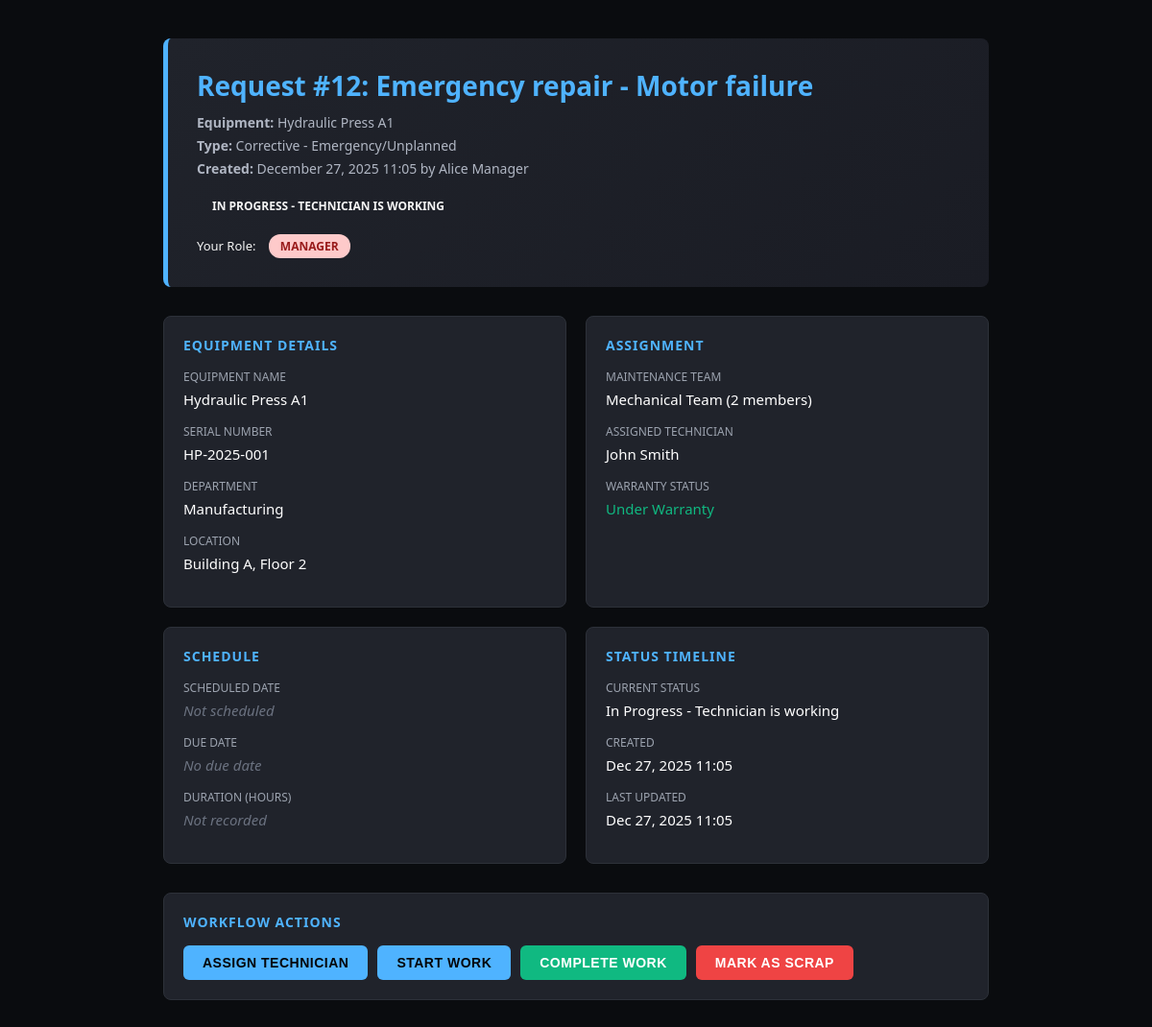
The app's page /maintenance/request/12/ (signed in) with its own data.
### maintenance/models.py (models this page shows, shortened)
class MaintenanceRequest(models.Model):
    REQUEST_TYPE_CHOICES = [
        ('Corrective', 'Corrective - Emergency/Unplanned'),
        ('Preventive', 'Preventive - Scheduled Maintenance'),
    ]
    STATUS_CHOICES = [
        ('New', 'New - Created, not yet assigned'),
        ('In Progress', 'In Progress - Technician is working'),
        ('Repaired', 'Repaired - Completed successfully'),
        ('Scrap', 'Scrap - Equipment marked for disposal'),
    ]
    subject = models.CharField(
        max_length=255,
        help_text="Brief description of the problem or maintenance task"
    )
    request_type = models.CharField(
        max_length=20,
        choices=REQUEST_TYPE_CHOICES,
        help_text="Type of maintenance request"
    )
    equipment = models.ForeignKey(
        Equipment,
        on_delete=models.CASCADE,
        related_name='maintenance_requests',
        help_text="Equipment requiring maintenance"
    )
    assigned_team = models.ForeignKey(
        MaintenanceTeam,
        on_delete=models.SET_NULL,
        null=True,
        blank=True,
        related_name='maintenance_requests',
        help_text="Team assigned to handle this request (auto-filled from equipment default)"
    )
    assigned_technician = models.ForeignKey(
        User,
        on_delete=models.SET_NULL,
        null=True,
        blank=True,
        related_name='assigned_maintenance_requests',
        help_text="Individual technician assigned to complete the work"
    )
    status = models.CharField(
        max_length=20,
        choices=STATUS_CHOICES,
        default='New',
        help_text="Current status of the maintenance request"
    )
    created_by = models.ForeignKey(
        User,
        on_delete=models.SET_NULL,
        null=True,
        blank=True,
        related_name='created_maintenance_requests',
        help_text="User who created this maintenance request"
    )
    scheduled_date = models.DateField(
        null=True,
        blank=True,
        help_text="Scheduled date for preventive maintenance"
    )
    due_date = models.DateField(
        null=True,
        blank=True,
        help_text="Target completion date"
    )
    duration = models.FloatField(
        null=True,
        blank=True,
        help_text="Estimated or actual duration in hours"
    )
    created_at = models.DateTimeField(auto_now_add=True, null=True, blank=True)
    updated_at = models.DateTimeField(auto_now=True)
    class Meta:
        verbose_name = "Maintenance Request"
        verbose_name_plural = "Maintenance Requests"
        ordering = ['-created_at']
        indexes = [
            models.Index(fields=['status']),
            models.Index(fields=['request_type']),
            models.Index(fields=['equipment']),
            models.Index(fields=['assigned_technician']),
            models.Index(fields=['scheduled_date']),
        ]
    @property
    def is_overdue(self):
        if not self.due_date:
            return False
        from datetime import date
        return date.today() > self.due_date and self.status != 'Repaired'

### equipment/models.py (models this page shows, shortened)
class Equipment(models.Model):
    name = models.CharField(
        max_length=150,
        help_text="Equipment name (e.g., 'Hydraulic Press A1', 'CNC Machine 3')"
    )
    serial_number = models.CharField(
        max_length=100,
        unique=True,
        help_text="Unique manufacturer serial number"
    )
    department = models.CharField(
        max_length=100,
        help_text="Department responsible for this equipment"
    )
    location = models.CharField(
        max_length=200,
        help_text="Physical location within facility (e.g., 'Building A, Floor 2, Section 3')"
    )
    assigned_employee = models.ForeignKey(
        User,
        on_delete=models.SET_NULL,
        null=True,
        blank=True,
        related_name='assigned_equipment',
        help_text="Primary employee responsible for this equipment"
    )
    default_maintenance_team = models.ForeignKey(
        MaintenanceTeam,
        on_delete=models.SET_NULL,
        null=True,
        blank=True,
        related_name='default_for_equipment',
        help_text="Default team for maintenance requests on this equipment"
    )
    default_technician = models.ForeignKey(
        User,
        on_delete=models.SET_NULL,
        null=True,
        blank=True,
        related_name='default_technician_for_equipment',
        help_text="Preferred technician for this equipment"
    )
    purchase_date = models.DateField(
        help_text="Date equipment was purchased"
    )
    warranty_expiry_date = models.DateField(
        null=True,
        blank=True,
        help_text="Date warranty expires"
    )
    is_scrapped = models.BooleanField(
        default=False,
        help_text="Whether equipment is logically scrapped (not deleted from system)"
    )
    created_at = models.DateTimeField(auto_now_add=True, null=True, blank=True)
    updated_at = models.DateTimeField(auto_now=True)
    class Meta:
        verbose_name = "Equipment"
        verbose_name_plural = "Equipment"
        ordering = ['name']
        indexes = [
            models.Index(fields=['serial_number']),
            models.Index(fields=['is_scrapped']),
        ]
    @property
    def is_under_warranty(self):
        if not self.warranty_expiry_date:
            return False
        from datetime import date
        return date.today() <= self.warranty_expiry_date

### teams/models.py (models this page shows, shortened)
class MaintenanceTeam(models.Model):
    name = models.CharField(
        max_length=100,
        unique=True,
        default='Unnamed Team',
        help_text="Unique team name (e.g., 'Hydraulics Team', 'Electrical Team')"
    )
    description = models.TextField(
        blank=True,
        null=True,
        help_text="Team specialization and responsibilities"
    )
    members = models.ManyToManyField(
        User,
        related_name='maintenance_teams',
        help_text="Team members eligible to be assigned as technicians"
    )
    created_at = models.DateTimeField(auto_now_add=True, null=True, blank=True)
    updated_at = models.DateTimeField(auto_now=True)
    class Meta:
        verbose_name = "Maintenance Team"
        verbose_name_plural = "Maintenance Teams"
        ordering = ['name']
    @property
    def member_count(self):
        return self.members.count()

### maintenance/views.py (the view)
# urls.py: path('request/<int:request_id>/', views.request_detail, name='request_detail'),
@login_required
@require_http_methods(["GET"])
def request_detail(request, request_id):
    try:
        maintenance_request = MaintenanceRequest.objects.get(id=request_id)
    except MaintenanceRequest.DoesNotExist:
        return render(request, 'maintenance/request_not_found.html', {
            'error': 'Request not found'
        }, status=404)
    actions = get_available_actions(maintenance_request, request.user)
    state = get_workflow_state(maintenance_request)
    user_role = PermissionChecker.get_user_role(request.user)
    context = {
        'request': maintenance_request,
        'actions': actions,
        'state': state,
        'user_role': user_role,
        'available_technicians': (
            maintenance_request.assigned_team.members.all()
            if maintenance_request.assigned_team else []
        )
    }
    return render(request, 'maintenance/request_detail.html', context)

### maintenance/templates/maintenance/request_detail.html (shortened to what this page needs)
<!DOCTYPE html>
<html lang="en">
<head>
    <link rel="stylesheet" href="/static/style.css">
    <link rel="stylesheet" href="/static/maintenance-form.css">
</head>
<body style="background: #0a0c0f;">
    <div class="request-detail">
        <div class="request-header">
            <h1>Request #{{ request.id }}: {{ request.subject }}</h1>
            <p><strong>Equipment:</strong> {{ request.equipment.name }}</p>
            <p><strong>Type:</strong> {{ request.get_request_type_display }}</p>
            <p><strong>Created:</strong> {{ request.created_at|date:"F d, Y H:i" }} by {{ request.created_by.get_full_name }}</p>
            <span class="request-status status-{{ request.status|lower|add:'-progress'|cut:' ' }}">
                {{ request.get_status_display }}
            </span>
            <div style="margin-top: 15px; font-size: 13px;">
                Your Role: <span class="role-badge role-{{ user_role }}">{{ user_role }}</span>
            </div>
        </div>
        <div class="request-grid">
            <div class="request-section">
                <h3>Equipment Details</h3>
                <div class="request-field">
                    <label>Equipment Name</label>
                    <value>{{ request.equipment.name }}</value>
                </div>
                <div class="request-field">
                    <label>Serial Number</label>
                    <value>{{ request.equipment.serial_number }}</value>
                </div>
                <div class="request-field">
                    <label>Department</label>
                    <value>{{ request.equipment.department }}</value>
                </div>
                <div class="request-field">
                    <label>Location</label>
                    <value>{{ request.equipment.location }}</value>
                </div>
            </div>
            <div class="request-section">
                <h3>Assignment</h3>
                <div class="request-field">
                    <label>Maintenance Team</label>
                    <value>
                        {% if request.assigned_team %}
                            {{ request.assigned_team.name }} ({{ request.assigned_team.member_count }} members)
                        {% else %}
                            <span class="value-empty">Not assigned</span>
                        {% endif %}
                    </value>
                </div>
                <div class="request-field">
                    <label>Assigned Technician</label>
                    <value>
                        {% if request.assigned_technician %}
                            {{ request.assigned_technician.get_full_name }}
                        {% else %}
                            <span class="value-empty">Not assigned</span>
                        {% endif %}
                    </value>
                </div>
                <div class="request-field">
                    <label>Warranty Status</label>
                    <value>
                        {% if request.equipment.is_under_warranty %}
                            <span style="color: #10b981;">Under Warranty</span>
                        {% else %}
                            <span style="color: #ef4444;">Out of Warranty</span>
                        {% endif %}
                    </value>
                </div>
            </div>
            <div class="request-section">
                <h3>Schedule</h3>
                <div class="request-field">
                    <label>Scheduled Date</label>
                    <value>
                        {% if request.scheduled_date %}
                            {{ request.scheduled_date|date:"F d, Y" }}
                        {% else %}
                            <span class="value-empty">Not scheduled</span>
                        {% endif %}
                    </value>
                </div>
                <div class="request-field">
                    <label>Due Date</label>
                    <value>
                        {% if request.due_date %}
                            {{ request.due_date|date:"F d, Y" }}
                            {% if request.is_overdue %}<span style="color: #ef4444;"> (OVERDUE)</span>{% endif %}
                        {% else %}
                            <span class="value-empty">No due date</span>
                        {% endif %}
                    </value>
                </div>
                <div class="request-field">
                    <label>Duration (Hours)</label>
                    <value>
                        {% if request.duration %}
                            {{ request.duration }} hours
                        {% else %}
                            <span class="value-empty">Not recorded</span>
                        {% endif %}
                    </value>
                </div>
            </div>
            <div class="request-section">
                <h3>Status Timeline</h3>
                <div class="request-field">
                    <label>Current Status</label>
                    <value>{{ request.get_status_display }}</value>
                </div>
                <div class="request-field">
                    <label>Created</label>
                    <value>{{ request.created_at|date:"M d, Y H:i" }}</value>
                </div>
                <div class="request-field">
                    <label>Last Updated</label>
                    <value>{{ request.updated_at|date:"M d, Y H:i" }}</value>
                </div>
            </div>
        </div>
        <div class="actions-section">
            <h3>Workflow Actions</h3>
            <div class="action-buttons">
                <button id="btn-assign" class="btn btn-primary" onclick="showAssignForm()">
                    Assign Technician
                </button>
                <button id="btn-start" class="btn btn-primary" onclick="startWork()">
                    Start Work
                </button>
                <button id="btn-complete" class="btn btn-success" onclick="showCompleteForm()">
                    Complete Work
                </button>
                <button id="btn-scrap" class="btn btn-danger" onclick="scrapRequest()">
                    Mark as Scrap
                </button>
            </div>
        </div>
    </div>
</body>
</html>

### records on screen
MaintenanceRequest: id "12", subject "Emergency repair - Motor failure", equipment.name "Hydraulic Press A1", request_type "Corrective - Emergency/Unplanned", created_at "December 27, 2025 11:05", created_by.get_full_name "Alice Manager", status "IN PROGRESS - TECHNICIAN IS WORKING", equipment.serial_number "HP-2025-001", equipment.department "Manufacturing", equipment.location "Building A, Floor 2", assigned_team.name "Mechanical Team", assigned_team.member_count "2", assigned_technician.get_full_name "John Smith", status "In Progress - Technician is working", created_at "Dec 27, 2025 11:05", updated_at "Dec 27, 2025 11:05"

### other values on screen
{{ user_role }} "MANAGER"
